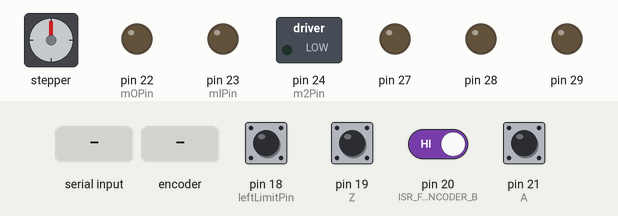
Recording of a sketch running on a simulated Arduino Mega 2560, built with avr-gcc and run on an emulated ATmega2560. On the bench: stepper motor, switched loads named in the sketch (green lamp = pin HIGH), output pins drawn as LEDs (lit = HIGH). Wiring (inferred from the names in the program): stepper motor driver (200 steps per turn assumed): step pin 26; direction pin 25. The test bench sets the inputs (shaded band); at power-on: pin 18 (leftLimitPin), pin 19 (Z), pin 20 (ISR_FOR_ENCODER_B), pin 21 (A) HIGH. Pins used as bus, display or sensor lines are not drawn; what the sketch prints to the serial monitor is not drawn.

Above: at 0.9 s.
1.0 s: "1" received over Serial
At 1.15 s:
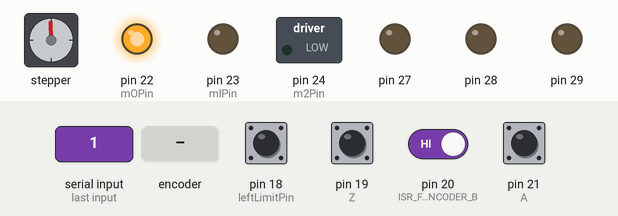
At 1.75 s:
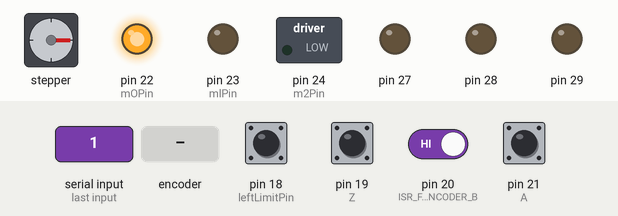
4.0 s: rotary encoder on pin 21 (A) / pin 20 (ISR_FOR_ENCODER_B) turned 2 steps (second pin leading)
7.0 s: pin 18 (leftLimitPin) pulled LOW for 0.15 s
At 7.0 s:
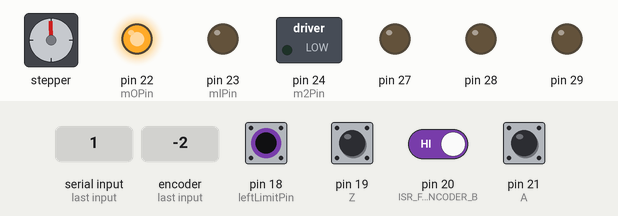
Timing chart, 0 to 10.0 s (numbered marks = the images above; inputs shaded):
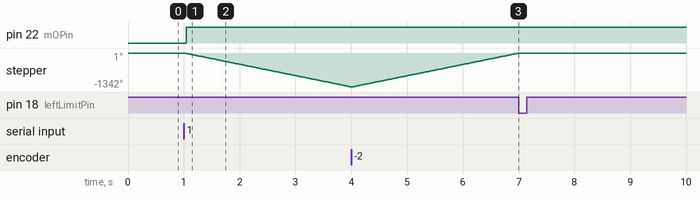

Measured:
- after the input at 1.0 s, pin 22 (mOPin): LOW → HIGH after 0.05 s; stepper: keeps turning counter-clockwise at about 447°/s, starting at once
- after the input at 7.0 s, stepper: stops changing and stays -1°

The sketch:

naive_control_system_documented.ino
```cpp
/*
Stepper Motor:
https://www.pololu.com/product/1477/faqs
Pololu Stepper Motor: Unipolar/Bipolar, 200 Steps/Rev, 57×76mm, 8.6V, 1 A/Phase Item 1477 SOYO

Likely Drivers:
https://www.pololu.com/category/120/stepper-motor-drivers
https://www.pololu.com/category/212/tic-stepper-motor-controllers

Encoder:
https://www.ia.omron.com/product/item/2463/

*/

#include <Streaming.h> // Include the Streaming library for serial communication

// Define global variables
int serialAv; // Variable to store the serial availability

// Define constants for encoder ISR pins
const int ISR_FOR_ENCODER_B = 20; // Pin for encoder ISR B
const int A = 21; // Pin for encoder phase A
const int Z = 19; // Pin for encoder phase Z (index)

// Define constants for limit switch pins
const int leftLimitPin = 18; // Pin for left limit switch
const int rightLimitPin = 19; // Pin for right limit switch

// Define constants for stepper motor pins
const int dirPin = 25; // Pin for stepper motor direction
const int steppin = 26; // Pin for stepper motor step
const int mOPin = 22; // Pin for stepper motor microstep 0
const int mlPin = 23; // Pin for stepper motor microstep 1
const int m2Pin = 24; // Pin for stepper motor microstep 2

// Define variables for stepper motor control
uint8_t stepSizeAndDir = B00000000; // Variable to store step size and direction
unsigned long stepPulseWidth = 2; // Variable to store step pulse width in milliseconds

// Define variables for encoder count and limit switch state
volatile int16_t count = -2000; // Variable to store encoder count
bool atLimit = false; // Variable to store limit switch state

int lastCount = -2000; // Variable to store previous encoder count

void setup() {
    // Set up pins as inputs or outputs
    DDRD &= B11111000; // Set direction register for Port D (some range of Arduino digital pins) to input
    DDRA = B11111111; // Set direction register for Port A (some range of Arduino digital pins) to output

    pinMode(leftLimitPin, INPUT);
    pinMode(rightLimitPin, INPUT);

    // Writing HIGH to INPUT pins enables the internal pull-up resistor!
    digitalWrite(leftLimitPin, HIGH);
    digitalWrite(rightLimitPin, HIGH);

    digitalWrite(A, HIGH);
    digitalWrite(ISR_FOR_ENCODER_B, HIGH);
    digitalWrite(Z, HIGH); // Set encoder phase Z (index) pin high

    PORTA &= B00000000; // Clear Port A (some range of Arduino digital pins)

    digitalWrite(26, LOW); // Set stepper motor step pin low

    // Attach interrupts for encoder and limit switches
    attachInterrupt(digitalPinToInterrupt(ISR_FOR_ENCODER_B), isrB, CHANGE);
    attachInterrupt(digitalPinToInterrupt(A), isrA, CHANGE);
    attachInterrupt(digitalPinToInterrupt(leftLimitPin), isrLimit, CHANGE);
    attachInterrupt(digitalPinToInterrupt(rightLimitPin), isrLimit, CHANGE);

    Serial.begin(250000); // Initialize serial communication at 250000 baud
    Serial.println("hi"); // Print "hi" to serial monitor

    while ((serialAv = Serial.available()) == 0) { } // Wait for serial data to be available
}

void loop() {
    // Check if serial data is available
    if (Serial.available() != serialAv) {
        return;
    }

    // Check if limit switch is triggered
    if (atLimit) {
        return;
    }

    // Disable interrupts
    cli();

    // Read encoder count
    int16_t rncount = count;

    // Enable interrupts
    sei();

    // Calculate encoder value based on count
    uint8_t encodVal = 6;
    if (rncount >= 6) {
        encodVal = 12;
    } else if (rncount <= -6) {
        encodVal = 0;
    } else {
        encodVal += rncount;
    }

    // Set stepper motor step size and direction based on encoder value
    PORTA &= B11111000;
    switch (encodVal) {
    case 6:
        return;
    case 5:
    case 7:
        PORTA |= B00000101;
        break;
    case 4:
    case 8:
        PORTA |= B00000100;
        break;
    case 3:
    case 9:
        PORTA |= B00000011;
        break;
    case 2:
    case 10:
        PORTA |= B00000010;
        break;
    case 1:
    case 11:
        PORTA |= B00000001;
        break;
    case 0:
    case 12:
        PORTA |= B00000001;
        //PORTA |=B00000000;
        break;
    }

    // Set stepper motor direction based on encoder value
    if (encodVal > 6){
        PORTA |= B00001000;
    }else{
        PORTA &= B11110111;
    }

    // Step the stepper motor
    PORTA |= B00010000;
    delay(stepPulseWidth);
    PORTA &= B11101111;
    delay(stepPulseWidth);
}

/*
The isrA() and isrB() functions are called whenever there is a change in the state of
the encoder phases A and B, respectively. They update the encoder count based on the
direction of the change.

Based on https://www.youtube.com/watch?v=_YI_UJ910UY
I can probably replace some of the logic here by specifying RISING or FALLING in the
attachInterrupt() function, and creating simpler ISR functions.
*/

void isrA() {
    // Interrupt service routine for encoder phase A
    byte a = (PIND & B00000011);
    if (a & B00000001 == 1){ // If pin 0 (phase A) goes from low to high
        if (a == B00000000 || a == B00000011){
            --count;
        }else{
            ++count;
        }
    }else{ // Phase A goes from high to low
        if (a == B00000000 || a == B00000011){
            --count;
        }else{
            ++count;
        }
    }
    // Handle overflow and underflow of encoder count
    if (count < -2000) {
        count += 4000;
    } else if (count > 1999) {
        count -= 4000;
    }
}

void isrB() {
    // Interrupt service routine for encoder phase B
    byte b = (PIND & B00000011);
    if(b & B00000010 == 1){ // If pin 0 (phase B) goes from low to high
        if (b == B00000000 || b == B00000011){
            ++count;
        }else{
            --count;
        }
    }else{ // Phase B goes from high to low
        if (b == B00000000 || b == B00000011){
            ++count;
        }else{
            --count;
        }
    }
    // Handle overflow and underflow of encoder count
    if (count < -2000){
        count += 4000;
    } else if (count > 1999) {
        count -= 4000;
    }
}

/*
The isrLimit() function is called whenever a limit switch is triggered. It sets the
atLimit variable to true, indicating that the system has reached a limit.
*/

void isrLimit() {
    // Interrupt service routine for limit switches
    atLimit = true;
}
```
